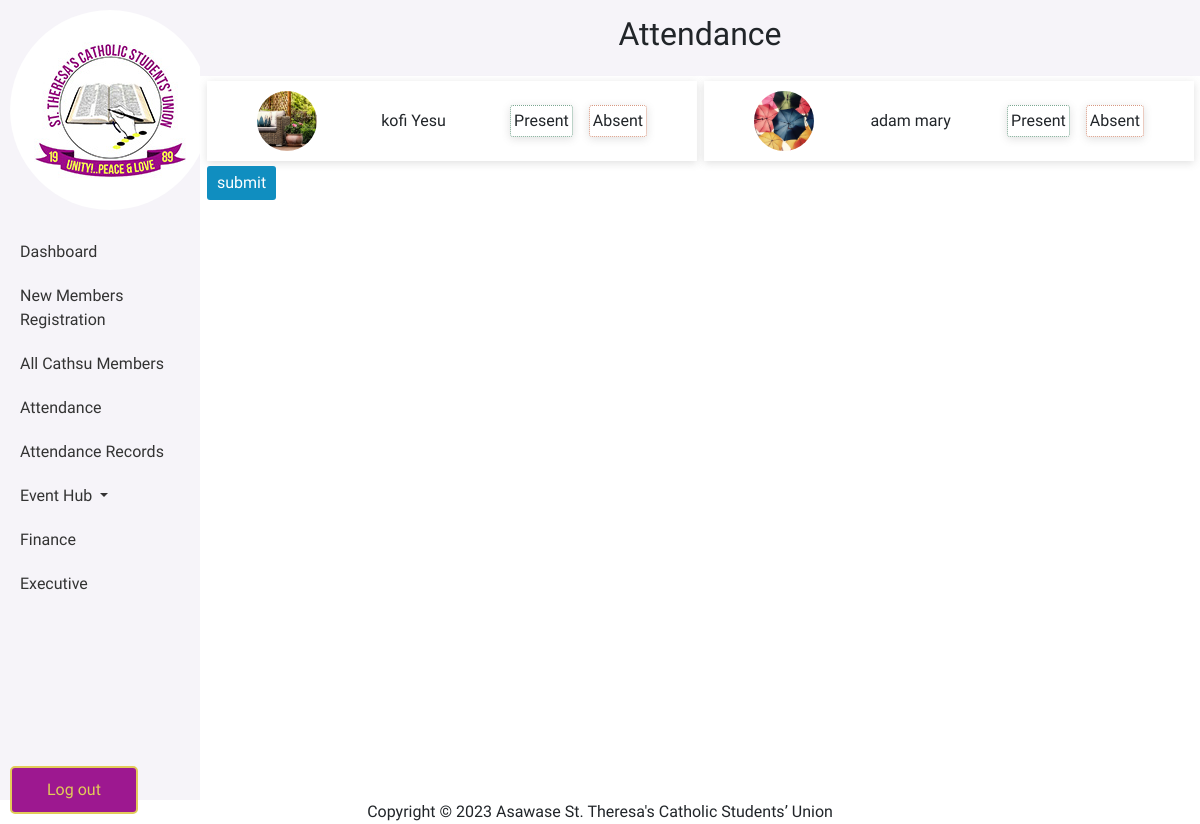
The app's page /attendance, older data.
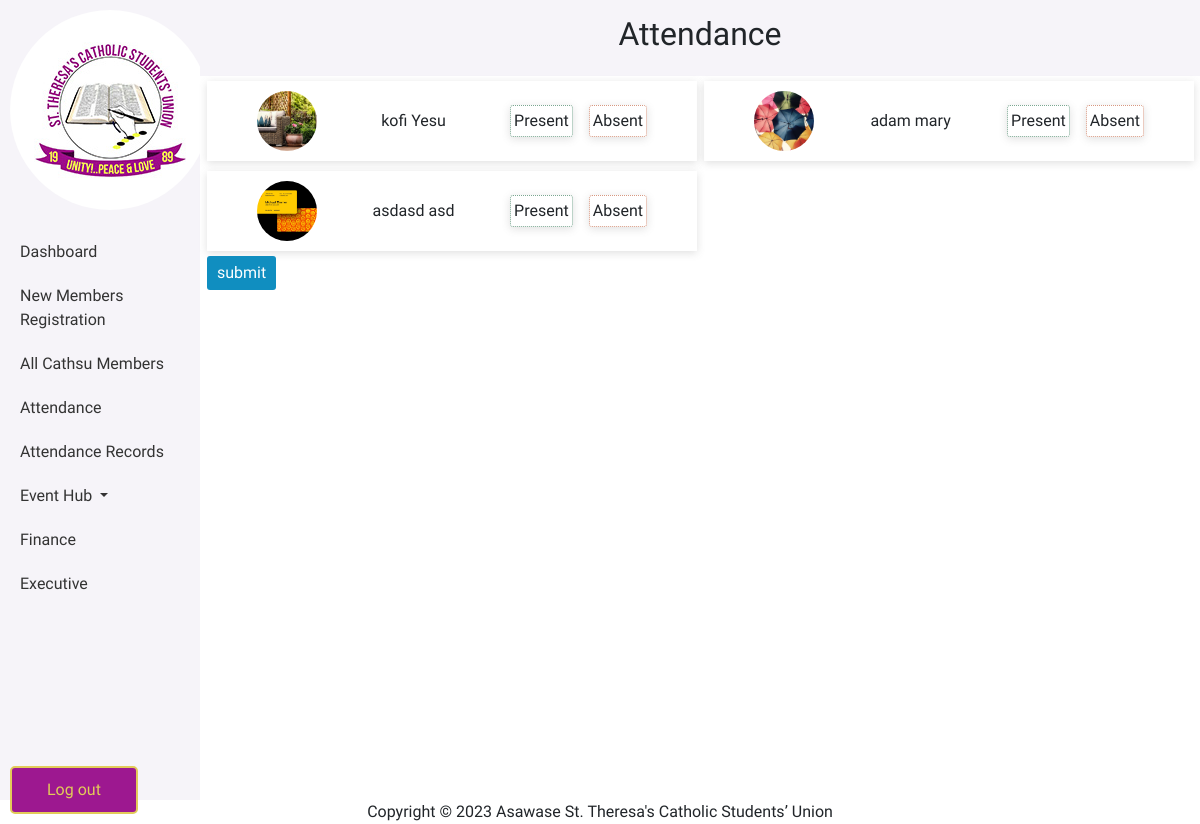
The same page, newer data.
### cathsu_system/models.py (models this page shows, shortened)
class Member(models.Model):
    pro_pic = models.ImageField(default='profile.jpg', upload_to='profile_pics')
    first_name = models.CharField(max_length=50)
    last_name = models.CharField(max_length=50)
    dob = models.DateField()
    GENDER =(
        ('male','male'),
        ('female', 'female')
    )
    gender = models.CharField(max_length=50, choices=GENDER, default='male')
    MARITAL_STATUS = (
        ('single','single'),
        ('married','married'),
        ('other','other')
    )
    marital_status = models.CharField(max_length=50, choices=MARITAL_STATUS, default='single')
    home_address = models.CharField(max_length=100)
    res_address = models.CharField(max_length=100)
    contact = models.CharField(max_length=20)
    email = models.EmailField()
    CUR_LEVEL = (
        ('high_school','high_school'),
        ('vocation','vocation'),
        ('tetiary','tetiary'),
    )
    cur_level = models.CharField(max_length=50, choices=CUR_LEVEL, default='100')
    institution = models.CharField(max_length=100)
    BAPTISM = (
        ('yes','yes'),
        ('no', 'no')
    )
    baptism = models.CharField(max_length=50, choices=BAPTISM, default='yes')
    confirmation = models.CharField(max_length=50, choices=BAPTISM, default='yes')
    position = models.CharField(max_length=100)
    year = models.CharField(max_length=50)

### cathsu_system/views.py (the view, shortened to what this page needs)
# urls.py: path('attendance', views.attendance, name='attendance'),
def attendance(request):
    members = Member.objects.all()
    context = {
        'members' : members,
        'time' : timezone.now()
    }
    return render(request, 'attendance.html', context )

### cathsu_system/templates/attendance.html (shortened to what this page needs)
<!DOCTYPE html>
{% load static %}
<html lang="en">
<head>
    <link href="https://cdn.jsdelivr.net/npm/bootstrap@5.0.2/dist/css/bootstrap.min.css" rel="stylesheet"
>
    <link rel="stylesheet" href="{% static 'css/style.css' %}">
</head>
<body>
    <div class="catholic">
        <div class="row g-0">
            {% include 'sidebar.html' %}
            <div class="col-md-10 ">
                <header>
                    <h2 class="text-center">
                        Attendance </h2>
                </header>
                <form class="attendance_sheet" method="post">
                    <section class="member_box">
                    {% for member in members %}
                        <div class="member">
                            <div class="imgBox" style="background-image: url({{member.pro_pic.url}})"></div>
                            <span>
                                {{member.first_name}} {{member.last_name}}
                            </span>
                            <nav>
                                <label>
                                    <div class="att_box present" style="border: 1px dotted #7ba791;">
                                        <span>Present</span>
                                    </div>
                                </label>
                                <label>
                                    <div class="att_box absent" style="border: 1px dotted #d79881;">
                                        <span>Absent</span>
                                    </div>
                                </label>
                            </nav>
                        </div>
                    {% endfor %}
                    </section>
                    <button type="submit">submit</button>
                </form>
            </div>
            <div class="text-center " style="
                bottom: 10px;
                left:50%">
                <span>
                    Copyright &copy;
                    <script>document.write(new Date().getFullYear())</script> Asawase St. Theresa's Catholic Students’
                    Union
                </span>
            </div>
        </div>
    </div>
</body>
</html>

### cathsu_system/templates/sidebar.html (shortened to what this page needs)
{% load static %}
<div class="col-md-2">
  <div class="sidebar">
    <h1 class="logo">
        <img src="{% static 'images/logo-head.jpg' %}" alt="" style="border-radius: 50%;">
    </h1>
    <ul class="nav flex-column">
        <li class="nav-item">
            <a class="nav-link" href="{% url 'dashboard' %}">Dashboard</a>
        </li>
        <li class="nav-item">
            <a class="nav-link" href="{% url 'add_member' %}">New Members Registration</a>
        </li>
        <li class="nav-item">
            <a class="nav-link" href="{% url 'all_members' %}">All Cathsu Members</a>
        </li>
        <li class="nav-item">
            <a class="nav-link" href="{% url 'attendance' %}">Attendance</a>
        </li>
        <li class="nav-item">
            <a class="nav-link" href="{% url 'attendance_records' %}">Attendance Records</a>
        </li>
        <li class="nav-item dropdown">
            <a class="nav-link dropdown-toggle" href="#" role="button" data-bs-toggle="dropdown" aria-expanded="false">
              Event Hub
            </a>
        </li>
        <li class="nav-item">
            <a class="nav-link" href="{% url 'finance' %}">Finance</a>
        </li>
        <li class="nav-item">
            <a class="nav-link" href="{% url 'executive'%}">Executive</a>
        </li>
    </ul>
      <a href="{% url 'login' %}" class="log-out-btn">Log out</a>
  </div>
</div>

### cathsu_system/static/css/style.css (style rules this page uses)
body { font-family: 'Hanken Grotesk', sans-serif; }
.catholic { overflow-x: hidden; }
.sidebar { height: 100vh; background-color: #f6f4f9; padding: 10px; }
.sidebar .nav-link { color: #333; }
.sidebar .nav-link { padding: 10px; }
.sidebar .logo { margin-bottom: 20px; }
header { background-color: #f6f4f9; padding-block: 15px; }
.log-out-btn { border: 2px solid; position: fixed; bottom: 10px; left: 10px; padding: 10px 35px; border-radius: 5px; background-color: #9d1890; color: #e2cb59; text-decoration: none; }

### cathsu_system/templates/attendance.html (style rules this page uses)
form { display: flex; flex-wrap: wrap; }
form .member_box { display: flex; width: 100%; flex-wrap: wrap; }
.member { display: flex; justify-content: space-between; align-items: center; margin: 5px 0; width: 49%; margin-left: 0.7%; padding: 10px 5%; box-shadow: rgba(99, 99, 99, 0.2) 0px 2px 8px 0px; }
.member nav { display: flex; align-items: center; gap: 1rem; }
.member .imgBox { width: 60px; height: 60px; border-radius: 50%; background-size: cover; background-position: center; }
.att_box { box-shadow: rgba(99, 99, 99, 0.2) 0px 2px 8px 0px; padding: 3px; border-radius: 3px; }
form button { background: rgb(16, 142, 192); padding: 5px 10px; border-radius: 3px; color: white; margin-left: 0.7%; border: none; }

Row changes from the older to the newer data that the page shows:
added Member: pro_pic (picture), first_name "asdasd", last_name "asd"
